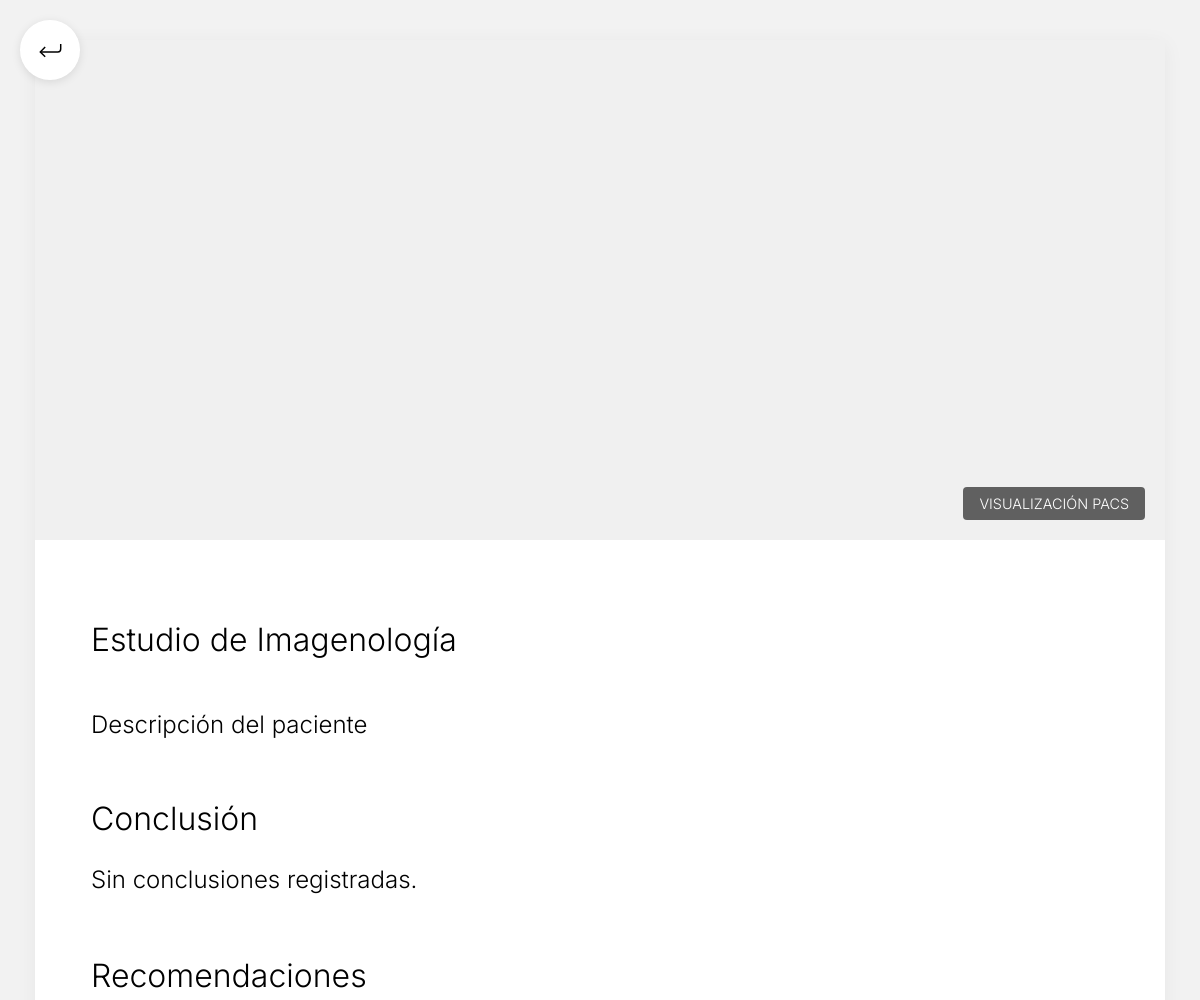
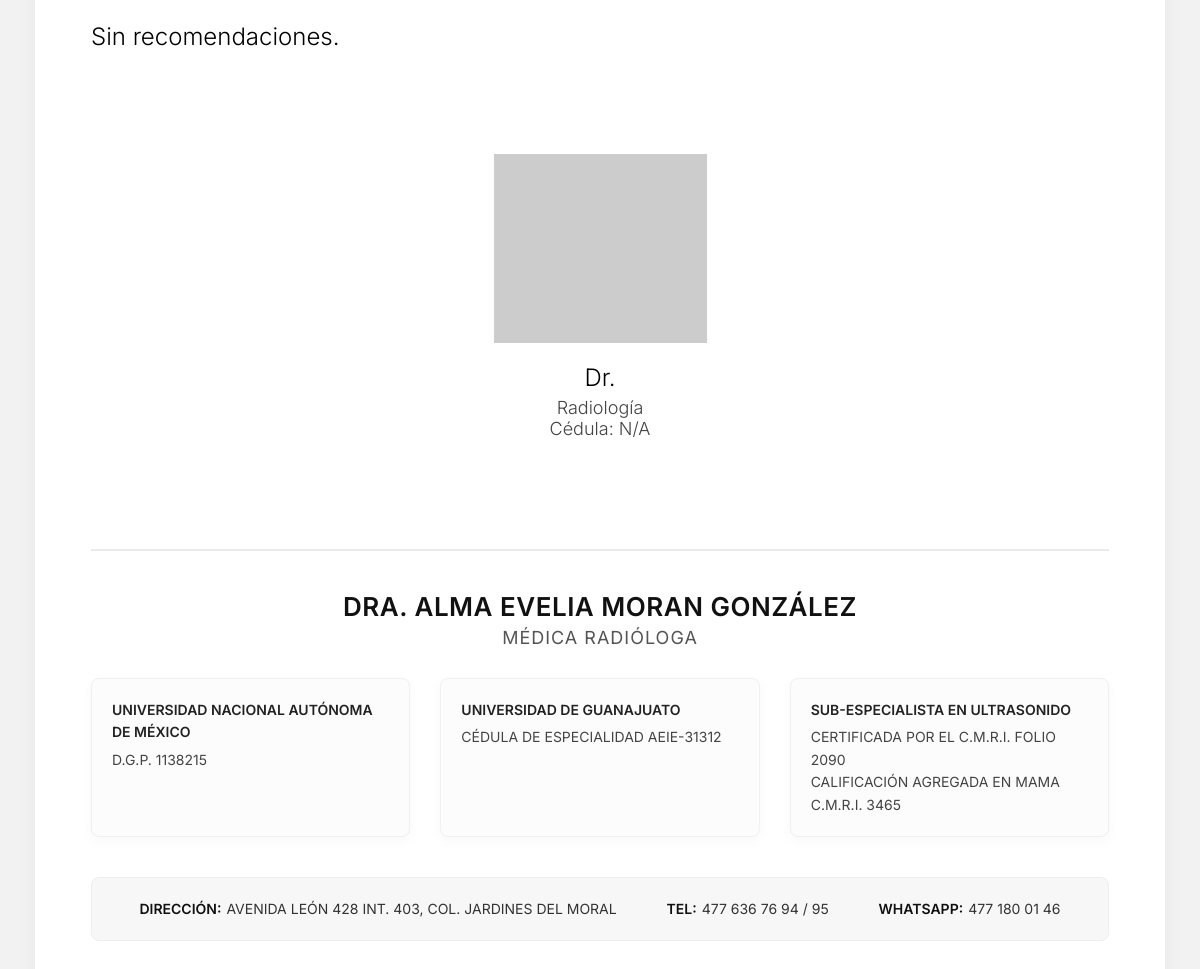
Page /associate-doctor/studyDetail/2/ on the earlier database version (2 pictures, top to bottom).
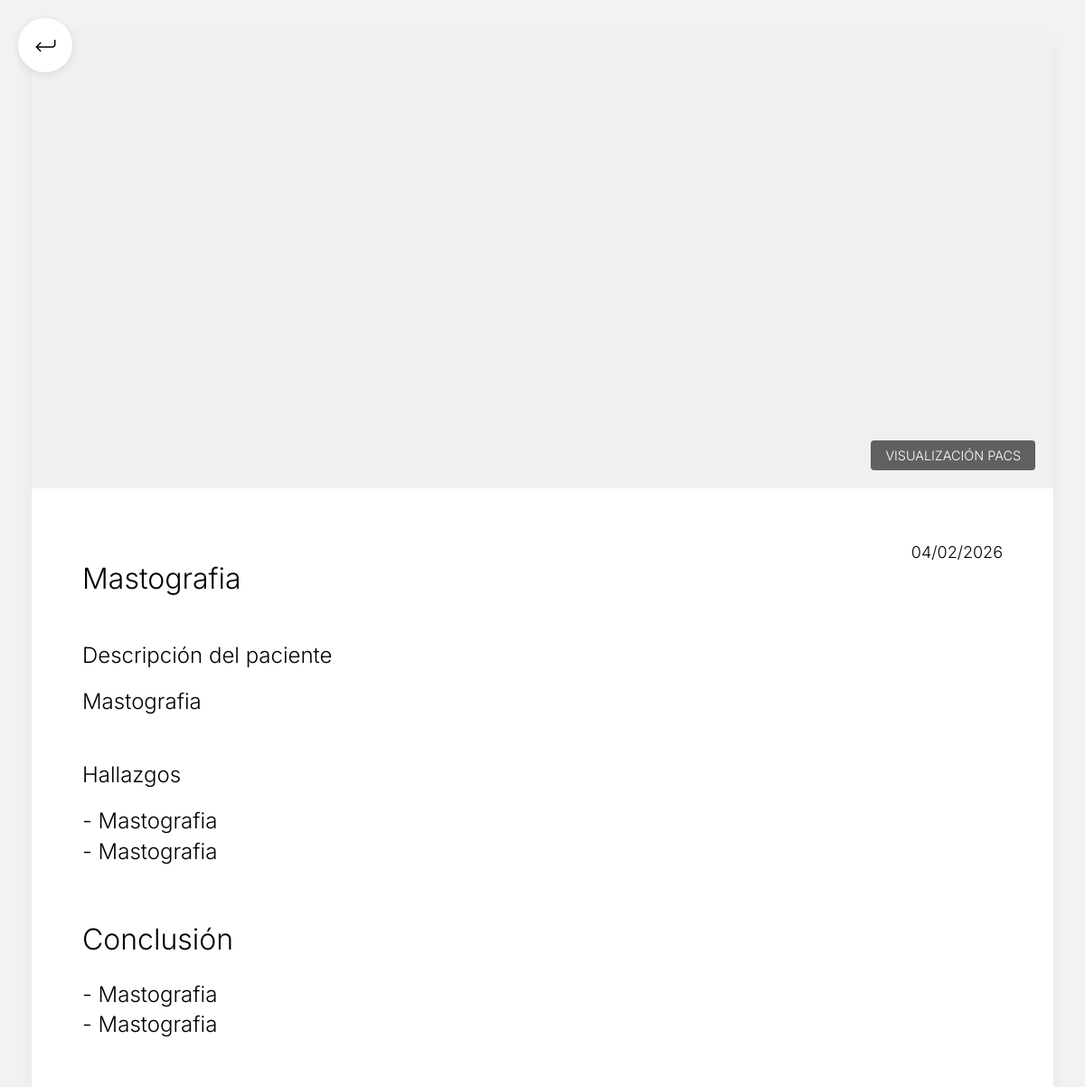
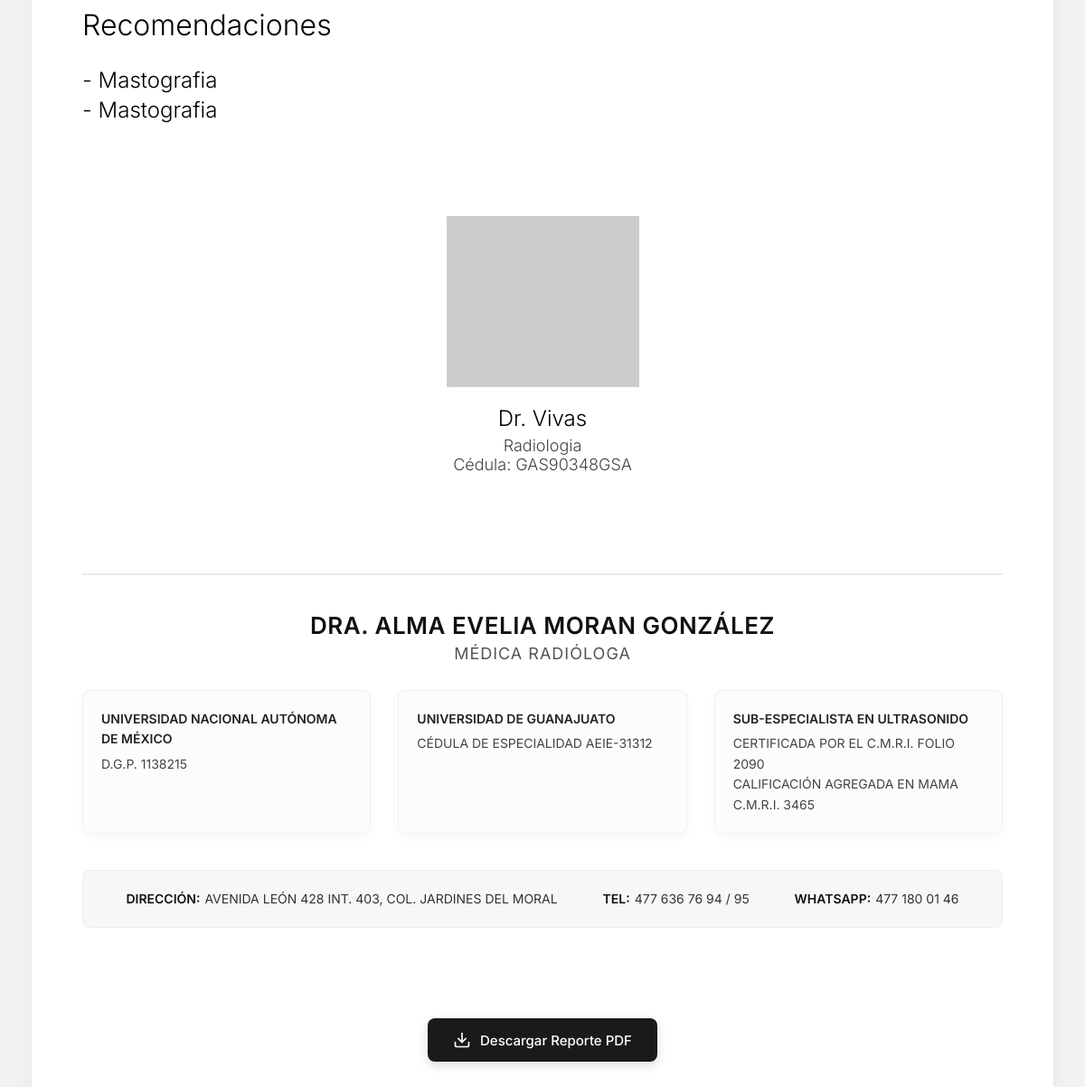
Same page on the later database version (2 pictures, top to bottom).
### core/models.py (models this page shows)
class Study(models.Model):
    id_study = models.AutoField(primary_key=True)
    pacs_url = models.CharField(max_length=100)
    email_sent = models.BooleanField(default=False)
    date = models.DateField()
    id_study_request = models.ForeignKey('assistantDashboard.StudyRequest', on_delete=models.CASCADE)
    id_report = models.ForeignKey('Report', on_delete=models.CASCADE, null=True, blank=True)
    id_patient = models.ForeignKey('patientsDashboard.Patient', on_delete=models.CASCADE)

class Report(models.Model):
    PENDING = 'PEN'
    IN_PROGRESS = 'PRO'
    COMPLETED = 'COM'
    STATUS_CHOICES = [
        (PENDING, 'Pending'),
        (IN_PROGRESS, 'In Progress'),
        (COMPLETED, 'Completed'),
    ]
    id_report = models.AutoField(primary_key=True)
    status = models.CharField(max_length=3, choices=STATUS_CHOICES, default=PENDING)
    about = models.CharField(max_length=200)
    patients_description = models.CharField(max_length=200)
    findings = models.TextField()
    conclusions = models.TextField()
    recommendations = models.TextField()
    date = models.DateField(default=datetime.now)
    password = models.CharField(max_length=18, default="")
    doctor_in_charge = models.ForeignKey('doctorsDashboard.ReportingDoctor', on_delete=models.CASCADE)

### doctorsDashboard/models.py (models this page shows, shortened)
class ReportingDoctor(models.Model):
    MALE = 'M'
    FEMALE = 'F'
    OTHER = 'O'
    GENDER_CHOICES = [
        (MALE, 'Male'),
        (FEMALE, 'Female'),
        (OTHER, 'Other'),
    ]
    user = models.OneToOneField(User, on_delete=models.CASCADE, null=True, related_name='reporting_doctor_profile')
    id_doctor = models.AutoField(primary_key=True)
    gender = models.CharField(max_length=1, choices=GENDER_CHOICES, default=OTHER)
    address = models.CharField(max_length=100)
    phone = models.CharField(max_length=100)
    university = models.CharField(max_length=100)
    professional_id = models.CharField(max_length=100)
    specialty = models.CharField(max_length=100)
    @property
    def last_name(self):
        if self.user:
            return self.user.last_name
        return ""

### core/views.py (the view)
# urls.py: path('studyDetail/<int:id_study>/', core_views.study_detail, name='studyDetail'),
def study_detail(request, id_study):
    study = get_object_or_404(Study, id_study=id_study)
    hide_download_btn = request.user.is_authenticated and request.user.groups.filter(name__in=['AssociatedDoctors', 'Doctors']).exists()
    return render(request, 'core/study_report_detail.html', {'study': study, 'hide_download_btn': hide_download_btn})

### core/templates/core/study_report_detail.html (shortened to what this page needs)
{% load static %}
<!DOCTYPE html>
<html lang="es">
<head>
    <link rel="stylesheet" href="{% static 'core/report.css' %}">
</head>
<body>
    <div class="back-button-container" onclick="window.history.back()">
        <img src="{% static 'core/assets/icons/return_icon.svg' %}" alt="Regresar" width="35" height="35">
    </div>
    <div class="report-container">
        <div class="study-visual-section" onclick="openPacsModal()">
            {% if study.pacs_url %}
            <iframe src="{{ study.pacs_url }}" frameborder="0" width="100%" height="100%"
                style="border: none; display: block;"></iframe>
            {% else %}
            <img src="https://placehold.co/1130x396" alt="Imagen no disponible, por favor contacte al laboratorio."
                class="study-image">
            {% endif %}
            <div class="image-overlay">
                VISUALIZACIÓN PACS
            </div>
        </div>
        <div class="study-report-content">
            <div class="report-date-top-right">
                {{ study.id_report.date|date:"d/m/Y" }}
            </div>
            <h1 class="report-title-main">
                {% if study.id_report.about %}
                {{ study.id_report.about }}
                {% else %}
                Estudio de Imagenología
                {% endif %}
            </h1>
            <div class="report-section">
                <h3 class="section-title">Descripción del paciente</h3>
                <div class="section-content">
                    {{ study.id_report.patients_description }}
                </div>
            </div>
            {% if study.id_report.findings %}
            <div class="report-section">
                <h3 class="section-title">Hallazgos</h3>
                <div class="section-content">
                    {{ study.id_report.findings|linebreaksbr }}
                </div>
            </div>
            {% endif %}
            <div class="report-section">
                <h3 class="section-title-large">Conclusión</h3>
                <div class="section-content">
                    {{ study.id_report.conclusions|default:"Sin conclusiones registradas."|linebreaksbr }}
                </div>
            </div>
            <div class="report-section">
                <h3 class="section-title-large">Recomendaciones</h3>
                <div class="section-content">
                    {{ study.id_report.recommendations|default:"Sin recomendaciones."|linebreaksbr }}
                </div>
            </div>
            <div class="doctor-signature-section">
                <div class="signature-container">
                    <img src="https://placehold.co/213x189?text=Firma" class="signature-image" alt="Firma del Doctor">
                    <div class="doctor-name-sign">
                        Dr. {{ study.id_report.doctor_in_charge.name }} {{ study.id_report.doctor_in_charge.last_name }}
                    </div>
                    <div class="doctor-specialty-sign">
                        {{ study.id_report.doctor_in_charge.specialty|default:"Radiología" }} <br>
                        Cédula: {{ study.id_report.doctor_in_charge.professional_id|default:"N/A" }}
                    </div>
                </div>
            </div>
            <div class="report-footer-section">
                <div class="footer-doctor-name">DRA. ALMA EVELIA MORAN GONZÁLEZ</div>
                <div class="footer-doctor-specialty">MÉDICA RADIÓLOGA</div>
                <div class="footer-details-grid">
                    <div class="footer-col">
                        <strong>UNIVERSIDAD NACIONAL AUTÓNOMA DE MÉXICO</strong>
                        <span>D.G.P. 1138215</span>
                    </div>
                    <div class="footer-col">
                        <strong>UNIVERSIDAD DE GUANAJUATO</strong>
                        <span>CÉDULA DE ESPECIALIDAD AEIE-31312</span>
                    </div>
                    <div class="footer-col">
                        <strong>SUB-ESPECIALISTA EN ULTRASONIDO</strong>
                        <span>CERTIFICADA POR EL C.M.R.I. FOLIO 2090<br>
                            CALIFICACIÓN AGREGADA EN MAMA C.M.R.I. 3465</span>
                    </div>
                </div>
                <div class="footer-contact-info">
                    <div class="contact-item"><strong>DIRECCIÓN:</strong> AVENIDA LEÓN 428 INT. 403, COL. JARDINES DEL
                        MORAL</div>
                    <div class="contact-item"><strong>TEL:</strong> 477 636 76 94 / 95</div>
                    <div class="contact-item"><strong>WHATSAPP:</strong> 477 180 01 46</div>
                </div>
            </div>
        </div>
        {% if study.id_report.status == 'COM' and not hide_download_btn %}
        <div class="download-pdf-section" style="margin-top: 40px; text-align: center; padding-bottom: 30px;">
            <a href="{% url 'core:report_pdf' study.id_report.id_report %}" class="download-pdf-btn" style="display: inline-flex; align-items: center; gap: 10px; padding: 14px 28px;
                        background-color: #1a1a1a; color: white; text-decoration: none;
                        border-radius: 8px; font-family: 'Inter', sans-serif; font-size: 15px;
                        font-weight: 500; transition: background-color 0.2s ease, transform 0.2s ease;
                        box-shadow: 0 4px 12px rgba(0, 0, 0, 0.15);">
                <svg width="20" height="20" viewBox="0 0 24 24" fill="none" stroke="currentColor" stroke-width="2"
                    stroke-linecap="round" stroke-linejoin="round">
                    <path d="M21 15v4a2 2 0 0 1-2 2H5a2 2 0 0 1-2-2v-4"></path>
                    <polyline points="7 10 12 15 17 10"></polyline>
                    <line x1="12" y1="15" x2="12" y2="3"></line>
                </svg>
                Descargar Reporte PDF
            </a>
        </div>
        {% endif %}
    </div>
</body>
</html>

### core/static/core/report.css (style rules this page uses)
body { background-color: #F2F2F2; font-family: 'Inter', sans-serif; }
.report-container { width: 100%; max-width: 1130px; margin: 40px auto; background-color: white; box-shadow: 0 4px 20px rgba(0, 0, 0, 0.05); position: relative; padding-bottom: 100px; min-height: 1577px; }
.study-visual-section { width: 100%; height: 500px; background-color: #f0f0f0; display: flex; justify-content: center; align-items: stretch; overflow: hidden; position: relative; }
.image-overlay { position: absolute; bottom: 20px; right: 20px; background: rgba(0, 0, 0, 0.6); color: white; padding: 8px 16px; border-radius: 4px; font-size: 0.9rem; font-weight: 300; }
.study-report-content { padding: 60px 56px; position: relative; }
.report-date-top-right { position: absolute; top: 60px; right: 56px; font-family: 'Inter', sans-serif; font-weight: 300; font-size: 18px; color: #000; }
.report-title-main { font-family: 'Inter', sans-serif; font-weight: 300; font-size: 32px; color: black; margin-bottom: 40px; line-height: 1.2; }
.section-title { font-family: 'Inter', sans-serif; font-weight: 300; font-size: 24px; color: black; margin-top: 50px; margin-bottom: 20px; }
.section-title-large { font-family: 'Inter', sans-serif; font-weight: 300; font-size: 32px; color: black; margin-top: 60px; margin-bottom: 25px; }
.section-content { font-family: 'Inter', sans-serif; font-weight: 300; font-size: 24px; color: black; line-height: 1.4; text-align: left; max-width: 1007px; }
.doctor-signature-section { margin-top: 100px; width: 100%; display: flex; flex-direction: column; align-items: center; position: relative; padding-bottom: 50px; }
.signature-container { display: flex; flex-direction: column; align-items: center; text-align: center; }
.signature-image { width: 213px; height: auto; margin-bottom: 20px; mix-blend-mode: multiply; }
.doctor-name-sign { font-family: 'Inter', sans-serif; font-weight: 300; font-size: 24px; color: black; }
.study-visual-section { width: 100%; height: 500px; background-color: #f0f0f0; display: flex; justify-content: center; align-items: stretch; overflow: hidden; position: relative; cursor: pointer; transition: opacity 0.2s ease; }
.study-visual-section iframe { pointer-events: none; }
.doctor-specialty-sign { font-family: 'Inter', sans-serif; font-weight: 300; font-size: 18px; color: #444; margin-top: 5px; }
.report-footer-section { width: 100%; margin-top: 60px; padding-top: 40px; border-top: 2px solid #eaeaea; color: #333; font-family: 'Inter', sans-serif; text-align: center; clear: both; }
.footer-doctor-name { font-size: 26px; font-weight: 600; color: #111; margin-bottom: 5px; letter-spacing: 0.5px; }
.footer-doctor-specialty { font-size: 18px; font-weight: 400; color: #555; margin-bottom: 30px; text-transform: uppercase; letter-spacing: 1px; }
.footer-details-grid { display: flex; justify-content: space-between; gap: 30px; margin-bottom: 40px; text-align: left; }
.footer-col { flex: 1; font-size: 14px; line-height: 1.6; color: #444; background-color: #fcfcfc; padding: 20px; border-radius: 8px; box-shadow: 0 4px 12px rgba(0, 0, 0, 0.03); border: 1px solid #f0f0f0; }
.footer-col strong { color: #222; display: block; margin-bottom: 5px; font-weight: 600; }
.footer-contact-info { padding: 20px 30px; background-color: #f7f7f7; color: #333; border-radius: 8px; font-size: 14px; line-height: 1.6; display: flex; justify-content: space-around; align-items: center; flex-wrap: wrap; gap: 15px; border: 1px solid #eee; }
.footer-contact-info strong { color: #111; margin-right: 5px; font-weight: 600; }
.contact-item { display: flex; align-items: center; }

### core/templates/core/study_report_detail.html (style rules this page uses)
.back-button-container { position: fixed; top: 20px; left: 20px; z-index: 1000; cursor: pointer; width: 60px; height: 60px; background: white; border-radius: 50%; display: flex; justify-content: center; align-items: center; box-shadow: 0 2px 10px rgba(0, 0, 0, 0.1); transition: transform 0.2s ease, box-shadow 0.2s ease; }

Differences in the rows shown:
changed Study: id_report (not shown) → "04/02/2026"; id_report.about (not shown) → "Mastografia"; id_report.patients_description (not shown) → "Mastografia"; id_report_id empty → 6 (drawn); id_report.findings (not shown) → "- Mastografia - Mastografia"; id_report.conclusions "Sin conclusiones registradas." → "- Mastografia - Mastografia"; id_report.recommendations "Sin recomendaciones." → "- Mastografia - Mastografia"; id_report.doctor_in_charge.last_name (not shown) → "Vivas"; id_report.doctor_in_charge.specialty "Radiología" → "Radiologia"; id_report.doctor_in_charge.professional_id "N/A" → "GAS90348GSA"
Other differences:
text no longer shown: "Estudio de Imagenología"
text now shown: "Hallazgos Descargar Reporte PDF"
